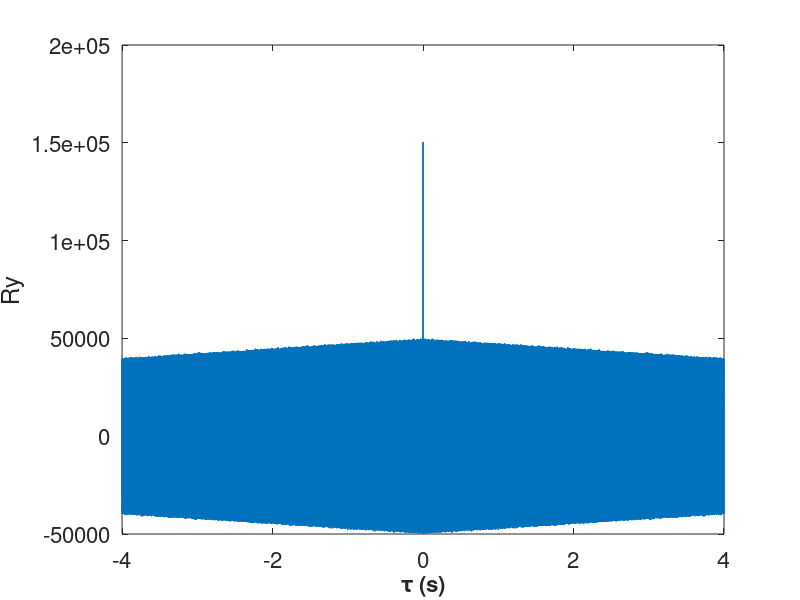

Source code (MATLAB): (Note: this script raises an error after producing the figure.)
%This code sets up the time and frequency vectors for all the numerical
%experiments of Lab3

%Junseo Mun and Matthew El Chalouhi
clear 
format long e
tend = 10;
tbeg = -10;
N=100000;
tstep = (tend-tbeg)/N;
sampling_rate = 1/tstep;

%Time window =
tt = tbeg:tstep:tend-tstep;

% load('lab4_num_expt1')
load('lab4_num_expt2')
%load('lab4_num_expt3')

maxlag = 20000;
%Autocorrelation of yt
Ry  = xcorr(yt,yt,maxlag);
%tau vector
tau_vec = -(maxlag*tstep):tstep:maxlag*tstep;
%Abs. PSD corresponding to yt
Sy = abs(fftshift(fft(fftshift(Ry))));
%define the frequency vector corresponding to tau_vec
Ntau = length(tau_vec);
%Nyquist sampling rate
fmax = sampling_rate/2; 
fmin = -fmax;
fstep = (fmax-fmin)/Ntau;
%Frequency window
freq = fmin:fstep:fmax-fstep;

%%
%Autocorrelation Function

figure(1)
Hp1 = plot(tau_vec, Ry);
set(Hp1, 'LineWidth', 1)
Ha = gca;
set(Ha, 'FontSize', 16)
Hx = xlabel('\tau (s)');
set(Hx, 'FontWeight', 'bold', 'FontSize', 16)
Hx = ylabel('Ry');
Hx = yline(0);
set(Hx, 'FontWeight', 'bold', 'FontSize', 16)
title('Autocorrelation Plot');
axis([min(tau_vec) max(tau_vec) min(Ry) max(Ry)])
pause(1)

%%
% Plot of power spectrum density
figure(2)
Hp1 = plot(freq, Sy);
set(Hp1, 'LineWidth', 1)
Ha = gca;
set(Ha, 'FontSize', 16)
Hx = xlabel('Frequency (Hz)');
set(Hx, 'FontWeight', 'bold', 'FontSize', 16)
Hx = ylabel('Sy');
Hx = yline(0);
set(Hx, 'FontWeight', 'bold', 'FontSize', 16)
title('Power Spectrum Density Plot');
axis([min(freq) max(freq) min(Sy) max(Sy)])
pause(1)

%%
fig = figure(3);
plot(tt,yt);
xlim([-100*tstep 100*tstep]);
title ("Time Domain Signal");
subtitle("y(t)", 'interpreter', 'latex');
xlabel("Time(s)", 'FontWeight', 'bold');
ylabel("y(t)", "FontWeight", 'bold');


%%
fig = figure(4);
Nyt = length(yt);

fmax = sampling_rate/2;
fmin = -fmax;
fstep = (fmax-fmin)/Nyt;

freq = fmin:fstep:fmax-fstep;

% Plot Magnitude Spectrum

plot(freq, abs(fftshift(fft(fftshift(yt)))));
title("Magnitude Plot");
xlabel("Frequency (Hz)", 'FontWeight', 'bold');
ylabel("Magnitude", 'FontWeight', 'bold');
grid on;